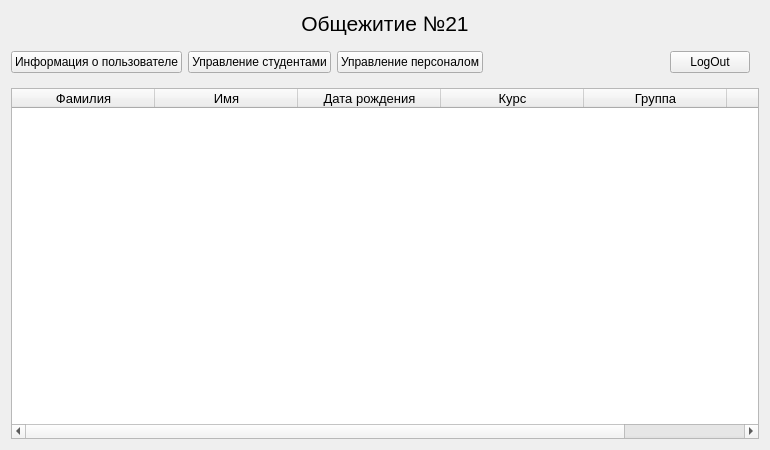
<?xml version="1.0" encoding="UTF-8"?>
<ui version="4.0">
 <class>Widget</class>
 <widget class="QWidget" name="Widget">
  <property name="geometry">
   <rect>
    <x>0</x>
    <y>0</y>
    <width>770</width>
    <height>450</height>
   </rect>
  </property>
  <property name="minimumSize">
   <size>
    <width>400</width>
    <height>300</height>
   </size>
  </property>
  <property name="maximumSize">
   <size>
    <width>800</width>
    <height>450</height>
   </size>
  </property>
  <property name="windowTitle">
   <string>Widget</string>
  </property>
  <layout class="QGridLayout" name="gridLayout">
   <item row="0" column="0">
    <widget class="QLabel" name="mainlabel">
     <property name="font">
      <font>
       <pointsize>16</pointsize>
      </font>
     </property>
     <property name="text">
      <string>Общежитие №21</string>
     </property>
     <property name="alignment">
      <set>Qt::AlignCenter</set>
     </property>
    </widget>
   </item>
   <item row="1" column="0">
    <layout class="QHBoxLayout" name="horizontalLayout">
     <property name="topMargin">
      <number>9</number>
     </property>
     <property name="rightMargin">
      <number>9</number>
     </property>
     <property name="bottomMargin">
      <number>9</number>
     </property>
     <item>
      <widget class="QPushButton" name="InfoUser">
       <property name="text">
        <string>Информация о пользователе</string>
       </property>
      </widget>
     </item>
     <item>
      <widget class="QPushButton" name="ManageStudent">
       <property name="text">
        <string>Управление студентами</string>
       </property>
      </widget>
     </item>
     <item>
      <widget class="QPushButton" name="ManagePersonnal">
       <property name="text">
        <string>Управление персоналом</string>
       </property>
      </widget>
     </item>
     <item>
      <spacer name="horizontalSpacer">
       <property name="orientation">
        <enum>Qt::Horizontal</enum>
       </property>
       <property name="sizeHint" stdset="0">
        <size>
         <width>40</width>
         <height>20</height>
        </size>
       </property>
      </spacer>
     </item>
     <item>
      <widget class="QPushButton" name="LogOut">
       <property name="text">
        <string>LogOut</string>
       </property>
      </widget>
     </item>
    </layout>
   </item>
   <item row="2" column="0">
    <widget class="QTableWidget" name="TableOfStudents">
     <property name="font">
      <font>
       <family>MS Shell Dlg 2</family>
       <pointsize>10</pointsize>
      </font>
     </property>
     <property name="editTriggers">
      <set>QAbstractItemView::NoEditTriggers</set>
     </property>
     <property name="selectionMode">
      <enum>QAbstractItemView::SingleSelection</enum>
     </property>
     <property name="selectionBehavior">
      <enum>QAbstractItemView::SelectRows</enum>
     </property>
     <attribute name="horizontalHeaderCascadingSectionResizes">
      <bool>false</bool>
     </attribute>
     <attribute name="horizontalHeaderMinimumSectionSize">
      <number>50</number>
     </attribute>
     <attribute name="horizontalHeaderDefaultSectionSize">
      <number>143</number>
     </attribute>
     <attribute name="horizontalHeaderShowSortIndicator" stdset="0">
      <bool>false</bool>
     </attribute>
     <attribute name="horizontalHeaderStretchLastSection">
      <bool>true</bool>
     </attribute>
     <column>
      <property name="text">
       <string>Фамилия</string>
      </property>
      <property name="textAlignment">
       <set>AlignCenter</set>
      </property>
     </column>
     <column>
      <property name="text">
       <string>Имя</string>
      </property>
      <property name="textAlignment">
       <set>AlignCenter</set>
      </property>
     </column>
     <column>
      <property name="text">
       <string>Дата рождения</string>
      </property>
      <property name="textAlignment">
       <set>AlignCenter</set>
      </property>
     </column>
     <column>
      <property name="text">
       <string>Курс</string>
      </property>
      <property name="textAlignment">
       <set>AlignCenter</set>
      </property>
     </column>
     <column>
      <property name="text">
       <string>Группа</string>
      </property>
      <property name="textAlignment">
       <set>AlignCenter</set>
      </property>
     </column>
     <column>
      <property name="text">
       <string>Комната</string>
      </property>
      <property name="textAlignment">
       <set>AlignCenter</set>
      </property>
     </column>
    </widget>
   </item>
  </layout>
 </widget>
 <tabstops>
  <tabstop>TableOfStudents</tabstop>
  <tabstop>InfoUser</tabstop>
  <tabstop>ManageStudent</tabstop>
  <tabstop>ManagePersonnal</tabstop>
  <tabstop>LogOut</tabstop>
 </tabstops>
 <resources/>
 <connections/>
</ui>
